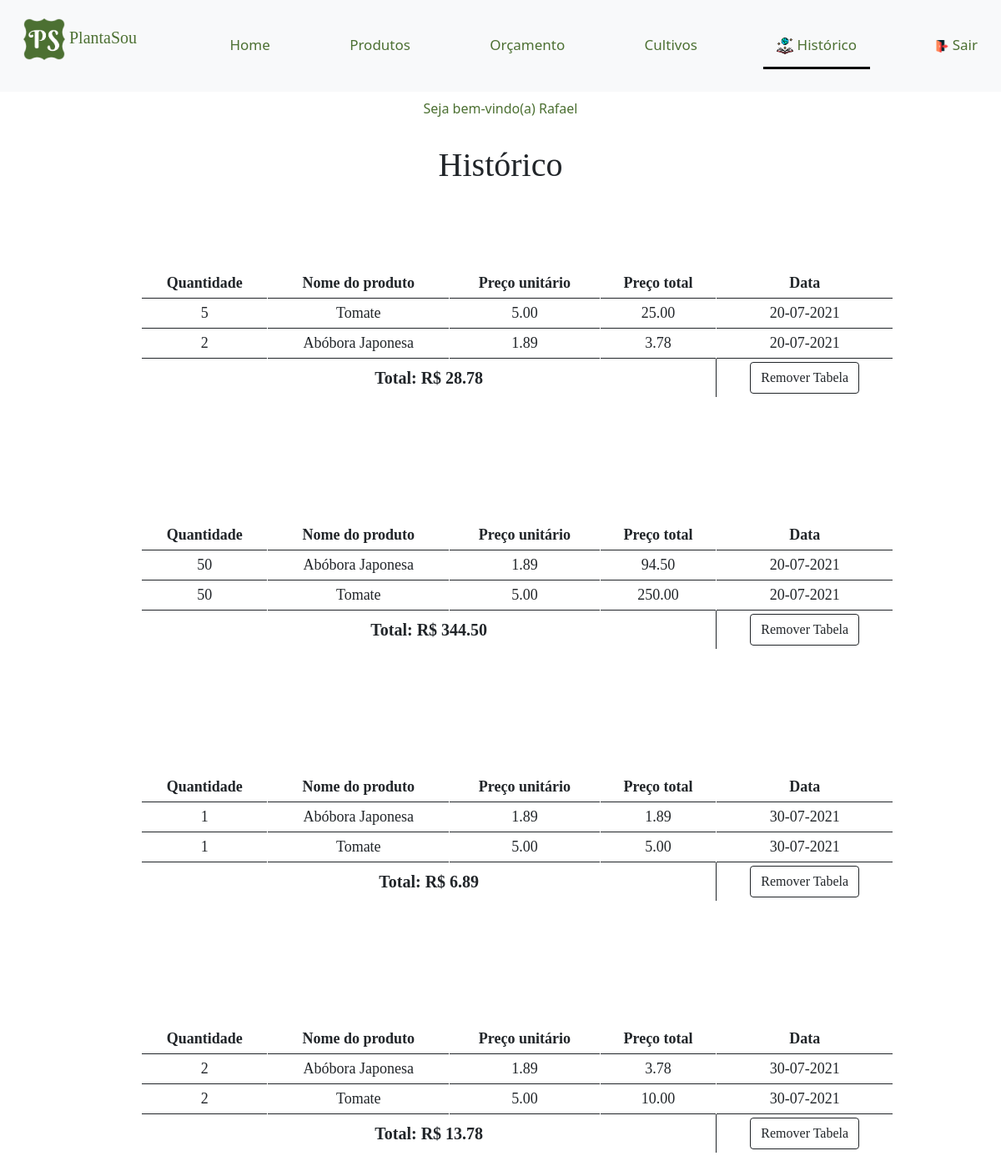
Screenshot of /php/historico.php (signed in) with the database file from the repository.
### tables this page shows
CREATE TABLE IF NOT EXISTS `usuario` (
  `cod_usuario` int(11) NOT NULL AUTO_INCREMENT,
  `nome` varchar(50) NOT NULL,
  `senha` varchar(50) NOT NULL,
  `email` varchar(50) NOT NULL,
  PRIMARY KEY (`cod_usuario`)
);

CREATE TABLE IF NOT EXISTS `historico` (
  `cod_historico` int(11) NOT NULL AUTO_INCREMENT,
  `cod_usuario` int(11) NOT NULL,
  `cod_produto` int(11) DEFAULT NULL,
  `quantidade_produto` int(11) DEFAULT NULL,
  `data_` varchar(20) DEFAULT NULL,
  `total` float DEFAULT NULL,
  `cod_tabela` int(11) NOT NULL,
  PRIMARY KEY (`cod_historico`),
  KEY `cod_usuario` (`cod_usuario`),
  KEY `cod_produto` (`cod_produto`)
);

CREATE TABLE IF NOT EXISTS `produto` (
  `cod_produto` int(11) NOT NULL AUTO_INCREMENT,
  `nome` varchar(1000) DEFAULT NULL,
  `vitaminas` varchar(1000) DEFAULT NULL,
  `beneficios` varchar(1000) DEFAULT NULL,
  `preco` float DEFAULT NULL,
  `cod_cultivo` int(255) NOT NULL,
  `imagem` varchar(1000) DEFAULT NULL,
  PRIMARY KEY (`cod_produto`),
  KEY `cod_cultivo` (`cod_cultivo`)
);

### php/historico.php (the view, shortened to what this page needs)
<?php
    if(isset($_COOKIE["USER"])){
        $usuario= $_COOKIE["USER"];
    }
?>
<!DOCTYPE html>
<html lang="pt-br">
<head>
    <link rel="stylesheet" type="text/css" media="screen" href="../css/bootstrap.min.css" />
    <link rel="stylesheet" href="../css/estilo.css">
</head>
<body>
    <nav class="navbar navbar-light bg-light topnav">
        <div class="container-fluid">
        <a class="navbar-brand plantasou">
          <p class="plantasou">
            <img src="../imgs/logo_new.png" class="align-self-center mr-3 rounded float-left" width="50" height="50" alt="..."></img>
            PlantaSou
          </p>
        </a>
            <?php
                if(isset($_COOKIE["USER"])){
                    echo'
                        <a class="nav-link nav-link-color" href="../php/home_user.php">Home</a>
                    ';
                }else if(isset($_COOKIE["ADM"])){
                    echo'
                        <a class="nav-link nav-link-color" href="../php/home_adm.php">Home</a>
                    ';
                }else{
                    echo'
                    <a class="nav-link nav-link-color" href="../php/index.php">Home</a>
                    ';
                }
            ?>
                <a class="nav-link nav-link-color" href="../php/produtos.php">Produtos</a>
            <?php
                if(isset($_COOKIE["USER"])){
                    echo'
                        <a class="nav-link nav-link-color" href="../php/orcamento.php">Orçamento</a>
                    ';
                }
            ?>
                <a class="nav-link nav-link-color" href="../php/cultivo.php">Cultivos</a>
            <?php
                if(isset($_COOKIE["USER"])){
                    echo'
                        <a class="nav-link nav-link-color active" aria-current="page" href="#"><img src="../imgs/livro.png" width="20" height="20"/> Histórico</a>
                        <a class="nav-link nav-link-color" href="./logout_user.php"><img src="../imgs/out.png" width="15" height="15"/> Sair</a>
                    ';
                }else if(isset($_COOKIE["ADM"])){
                    echo'
                        <a class="nav-link nav-link-color" href="./logout_adm.php"><img src="../imgs/out.png" width="15" height="15"/> Sair</a>
                    ';
                }else{
                    echo'
                        <button type="button" class="btn nav-link nav-link-color" data-bs-toggle="modal" data-bs-target="#login">
                            Login
                        </button>
                    ';
                }
                ?>
        </div>
    </nav>
    <?php
        if(isset($_COOKIE["USER"]) || isset($_COOKIE["ADM"])){
            echo'
                    <a class="nav-link nav-link-color active_usuario">Seja bem-vindo(a) ';
                        if(isset($_COOKIE["USER"])){
                            include('../inc/conexao.php');
                            $sql="SELECT nome FROM usuario WHERE cod_usuario=$usuario";
                            $query=mysqli_query($con, $sql);
                            if(mysqli_num_rows($query)>0){
                                while(($nome=mysqli_fetch_assoc($query))!=NULL){
                                    echo $nome['nome'];
                                }
                            }
                        }
                        elseif(isset($_COOKIE["ADM"])){
                            echo "Administrador(a)";
                        }
            echo'
                    </a>';
        }
    ?>
    <br>
    <h1 class="centro letra">Histórico</h1>
    <?php
        include("../inc/conexao.php");
        include("../inc/conexao_pdo.php");
        $stmt=$conPDO->query("SELECT cod_tabela FROM historico GROUP BY cod_tabela");
        $number=$stmt->rowCount();
        for ($i=1; $i <= $number; $i++) {
            $sql="SELECT * FROM historico h INNER JOIN produto p ON h.cod_produto=p.cod_produto WHERE cod_usuario=$usuario AND cod_tabela=$i";
            $query=mysqli_query($con, $sql);
            $preco_final=0;
            if(mysqli_num_rows($query)>0){
                echo'
                <table class=" fonte_ table-sm tabela w-75 p-3 table-bordered border-dark" cellspacing="0" rules="none">
                    <thead>
                        <tr class="centro">
                            <td><b>Quantidade</b></td>
                            <td><b>Nome do produto</b></td>
                            <td><b>Preço unitário</b></td>
                            <td><b>Preço total</b></td>
                            <td><b>Data</b></td>
                        </tr>
                    </thead>
                ';
                while(($historico_user=mysqli_fetch_assoc($query))!=NULL){
                    echo '
                        <tbody>
                            <tr class="centro">
                                <td>'.$historico_user["quantidade_produto"].'</td>
                                <td>'.$historico_user["nome"].'</td>
                                <td>'.number_format($historico_user["preco"],2).'</td>
                                <td>'.number_format($historico_user["total"],2).'</td>
                                <td>'.$historico_user["data_"].'</td>
                            </tr>
                        </tbody>
                    ';
                    $preco_final+=$historico_user["total"];
                    $idTabela=$historico_user["cod_tabela"];
            }
            echo'
                    <tfoot>
                        <tr class="centro font">
                            <th colspan="4">Total: R$ '.number_format($preco_final,2).'</th>
                            <td>
                                <button class="btn btn-outline-dark collapsed" type="button" aria-expanded="false">
                                    <a onclick="confirmacao_h('.$idTabela.')">Remover Tabela</a>
                                </button>
                            </td>
                        </tr>
                    </tfoot>
                </table>';
            }
            echo '<br><br>';
        }
    ?>
</body>
</html>

### css/estilo.css (style rules this page uses)
body, html { height: 100%; }
td { border: 5px solid transparent; background-clip: padding-box; }
button { text-align: left; }
a { color: green; }
.nav-link-color { color: #4c7032 !important; font-size: 16px; }
.font { font-size: 20px; font-family: 'Book Antiqua'; }
.plantasou { font-size: 20px; font-family: 'calibri'; color:#4c7032 !important; }
.tabela { margin-top: 20px; margin-left: 170px; background-color: #ffffff; margin-top: 100px; }
.centro { text-align: center; }
a:link { text-decoration: none; }
.active_usuario { background-color: #ffffff !important; color: #4c7032 !important; text-align: center; }
.topnav { background-color: #f1f1f1; }
.topnav a { float: left; display: block; color: black; text-align: center; padding: 14px 16px; text-decoration: none; font-size: 17px; border-bottom: 3px solid transparent; }
.topnav a.active { border-bottom: 3px solid rgb(0, 0, 0); }
a.plantasou { border-bottom: none !important; }
.letra { font-family:'Book Antiqua'; }
.fonte_ { font-family:'Book Antiqua'; font-size: 18px; }

### rows the page displays
usuario: nome "Rafael"
historico: quantidade_produto "2", cod_produto.nome "Abóbora Japonesa", cod_produto.preco "1.89", total "3.78", data_ "20-07-2021", preco_final "28.78"
historico: quantidade_produto "5", cod_produto.nome "Tomate", cod_produto.preco "5.00", total "25.00", data_ "20-07-2021"
historico: quantidade_produto "50", cod_produto.nome "Tomate", cod_produto.preco "5.00", total "250.00", data_ "20-07-2021", preco_final "344.50"
historico: quantidade_produto "50", cod_produto.nome "Abóbora Japonesa", cod_produto.preco "1.89", total "94.50", data_ "20-07-2021"
historico: quantidade_produto "1", cod_produto.nome "Tomate", cod_produto.preco "5.00", total "5.00", data_ "30-07-2021", preco_final "6.89"
historico: quantidade_produto "1", cod_produto.nome "Abóbora Japonesa", cod_produto.preco "1.89", total "1.89", data_ "30-07-2021"
historico: quantidade_produto "2", cod_produto.nome "Tomate", cod_produto.preco "5.00", total "10.00", data_ "30-07-2021", preco_final "13.78"
historico: quantidade_produto "2", cod_produto.nome "Abóbora Japonesa", cod_produto.preco "1.89", total "3.78", data_ "30-07-2021"
